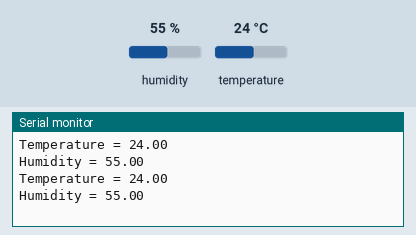
Simulated run of this sketch. Board: Arduino Uno, built with avr-gcc and run on an emulated ATmega328P. Parts: the last lines printed to the serial monitor. Inputs (shaded band) come from the test bench; at power-on: humidity 55 %, temperature 24 °C.

Above: at 2.3 s.
2.4 s: humidity set to 22 %
At 4.2 s:
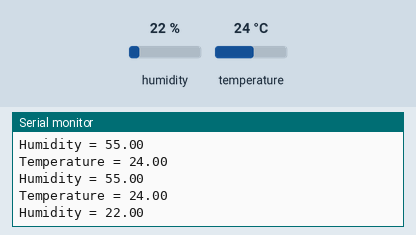
4.5 s: temperature set to 12 °C
At 5.0 s:
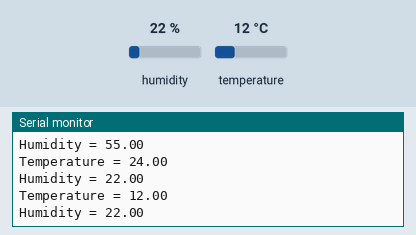
6.6 s: humidity set to 40 %
At 8.9 s:
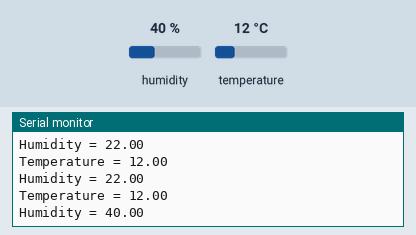
Timing chart, 0 to 10.4 s (numbered marks = the images above; inputs shaded):
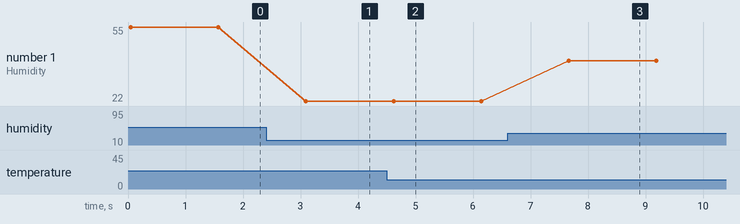

The sketch:

temperature_humidity.ino
```cpp
#include <dht.h>
dht DHT;

#define DHT11_PIN 13

void setup(){
  Serial.begin(9600);
}

void loop(){
  int chk = DHT.read11(DHT11_PIN);
  Serial.print("Temperature = ");
  Serial.println(DHT.temperature);
  Serial.print("Humidity = ");
  Serial.println(DHT.humidity);
  delay(1500);
}
```

Measured:
- after the input at 2.4 s, the serial monitor: prints a new line after 0.69 s (image 1)
- after the input at 4.5 s, the serial monitor: prints a new line after 0.10 s (image 2)
- after the input at 6.6 s, the serial monitor: prints a new line after 1.1 s (image 3)
- plotted number 1: 55 → 22 after the input at 2.4 s, 22 → 40 after the input at 6.6 s
